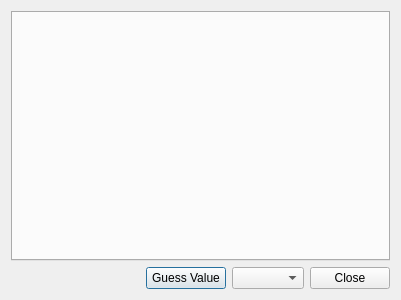
<?xml version="1.0" encoding="UTF-8"?>
<ui version="4.0">
 <class>masterDialog</class>
 <widget class="QDialog" name="masterDialog">
  <property name="geometry">
   <rect>
    <x>0</x>
    <y>0</y>
    <width>401</width>
    <height>300</height>
   </rect>
  </property>
  <property name="sizePolicy">
   <sizepolicy hsizetype="Expanding" vsizetype="Expanding">
    <horstretch>0</horstretch>
    <verstretch>0</verstretch>
   </sizepolicy>
  </property>
  <property name="windowTitle">
   <string>Dialog</string>
  </property>
  <layout class="QVBoxLayout" name="verticalLayout">
   <item>
    <widget class="QTabWidget" name="tabWidget">
     <property name="currentIndex">
      <number>-1</number>
     </property>
    </widget>
   </item>
   <item>
    <layout class="QHBoxLayout" name="horizontalLayout">
     <item>
      <spacer name="horizontalSpacer">
       <property name="orientation">
        <enum>Qt::Horizontal</enum>
       </property>
       <property name="sizeHint" stdset="0">
        <size>
         <width>40</width>
         <height>20</height>
        </size>
       </property>
      </spacer>
     </item>
     <item>
      <widget class="QPushButton" name="guessButton">
       <property name="text">
        <string>Guess Value</string>
       </property>
      </widget>
     </item>
     <item>
      <widget class="QComboBox" name="exportBox"/>
     </item>
     <item>
      <widget class="QPushButton" name="cancelButton">
       <property name="text">
        <string>Close</string>
       </property>
      </widget>
     </item>
    </layout>
   </item>
  </layout>
 </widget>
 <tabstops>
  <tabstop>cancelButton</tabstop>
  <tabstop>exportBox</tabstop>
  <tabstop>tabWidget</tabstop>
 </tabstops>
 <resources/>
 <connections/>
</ui>
